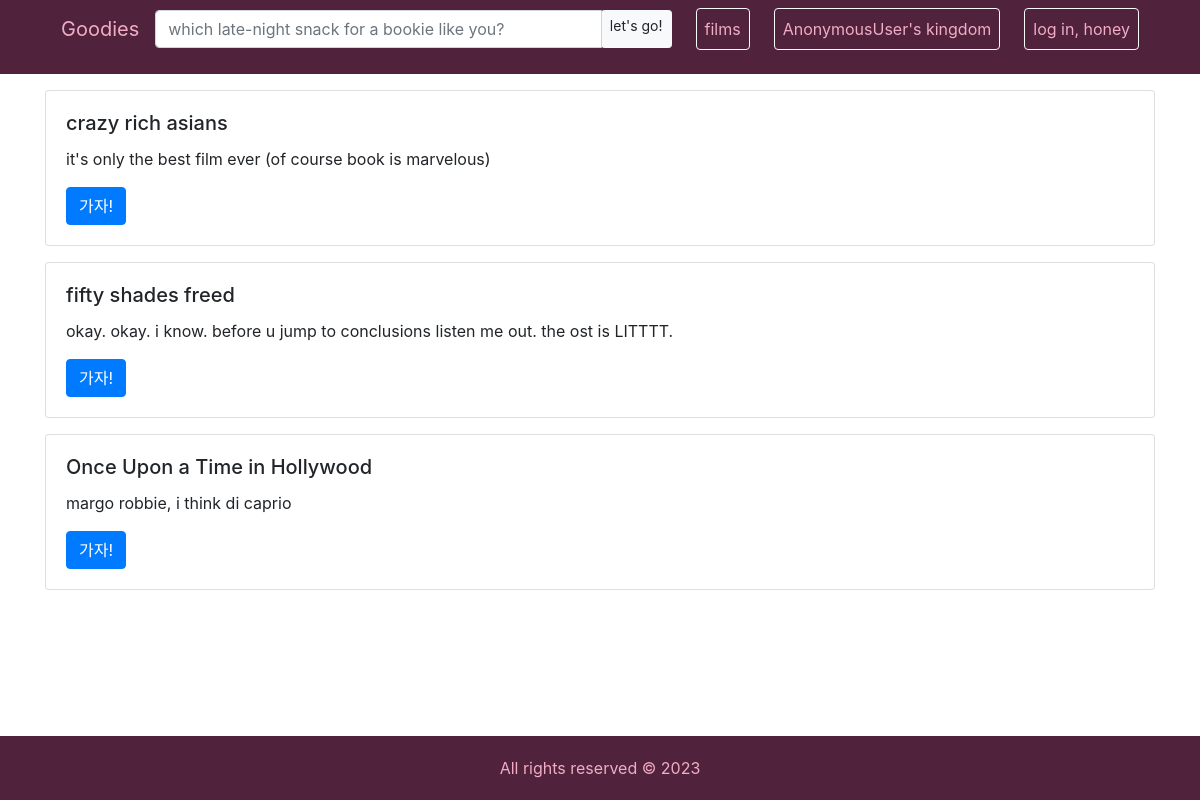
/films/, run on the app's committed database.
### movies/models.py (models this page shows, shortened)
class Movie(models.Model):
    title = models.CharField(max_length=100)
    short_description = models.TextField()
    published_at = models.DateTimeField()
    director = models.ForeignKey(
        to="movies.Director",
        verbose_name="reżyser",
        related_name="movies",
        on_delete=models.CASCADE,
        null=True)

### movies/views.py (the view)
# urls.py: path('films/',views.list_films, name='list_films'),
def list_films(request):
    my_context = {"movies": Movie.objects.all()}
    return render(request, template_name="list_films.html", context=my_context)

### movies/templates/list_films.html
{% extends "base.html"%}
{%load static%}
{% block content %}
    <div class='container'>
        <div class='row'>
            <div class='col-12'>
                {% for movie in movies %}
                    <div class="card mt-3">
                        <div class="card-body">
                        <h5 class="card-title">{{ movie.title }}</h5>
                        <p class="card-text">{{movie.short_description }}</p>
                        <a href="{% url 'movie_detail' movie.id %}" class="btn btn-primary">가자!</a>
                        </div>
                    </div>
                {% endfor %}
            </div>
        </div>
    </div>
{% endblock %}

### movies/templates/base.html (shortened to what this page needs)
{% load static %}
<!DOCTYPE html>
<html lang="en">
    <head>
        <link rel="stylesheet" href="https://cdn.jsdelivr.net/npm/bootstrap@4.5.3/dist/css/bootstrap.min.css"
>
        <link rel="stylesheet" href="{% static 'styles.css' %}">
    </head>
<body class="{% block body_class %}{% endblock %}">
    {% block header %}
    <div class="bg-pink pb-3 zawartosc">
	    <div class="container">
	    	<nav class="navbar navbar-expand-lg bg-pink">
			<a href="{% url 'main' %}"
			class="navbar-brand"
			style="color: #f0adc5">
			Goodies</a>
		   <div class="collapse navbar-collapse" id="navbarSupportedContent">
				<form class="search-form input-group mr-4">
			  		<input
			  		class="form-control"
			  		type="search"
			  		placeholder="which late-night snack for a bookie like you?">
			  		<button class="btn btn-light input-group-append btn-sm">
			  		let's go!
				    	</button>
				</form>
				<div class="navbar-nav">
					<a class="nav-item nav-link active border rounded border-light my-3 my-lg-0 pl-3 p-lg-2 asda"
				       href="{% url 'list_films' %}">
						films</a>
					<a class="nav-item nav-link active border rounded border-light my-3 my-lg-0 pl-3 p-lg-2 ml-lg-4 asda"
					style="padding-left: 1;"
				       href="{% url 'profile' %}">
					   {{ request.user }}'s kingdom</a>
				    <a class="nav-item nav-link active border rounded border-light my-3 my-lg-0 pl-3 p-lg-2 ml-lg-4 asda "
				    style="padding-left: 1;"
				    	href="{% url 'login' %}">
						log in, honey</a>
	    		</div>
	    	</div>
	    	</nav>
	    </div>
	</div>
    {% endblock %}
    {% block content %}{% endblock %}
    {% block footer %}
        <div id="page-container">
        <footer>
        <div class=" asda text-center footer" >All rights reserved © 2023</div>
        </footer>
    {% endblock %}
</body>
</html>

### movies/static/styles.css (style rules this page uses)
nav { padding: 20px; white-space:nowrap; }
.bg-pink { background-color: #50223c; }
.footer { background-color: #50223c; padding: 20px; position: absolute; width: 100%; left: 0; bottom: 0; overflow: hidden; }
.asda { color: #f0adc5; }
nav button { background-color: transparent; border-radius: 25px; }
html { position: relative; min-height: 100%; }
body { margin: 0 0 100px; }

### data on the page
Movie: title "crazy rich asians", short_description "it's only the best film ever (of course book is marvelous)"
Movie: title "fifty shades freed", short_description "okay. okay. i know. before u jump to conclusions listen me out. the ost is LITTTT."
Movie: title "Once Upon a Time in Hollywood", short_description "margo robbie, i think di caprio"

### other printed values
{{ request.user }} "AnonymousUser"
